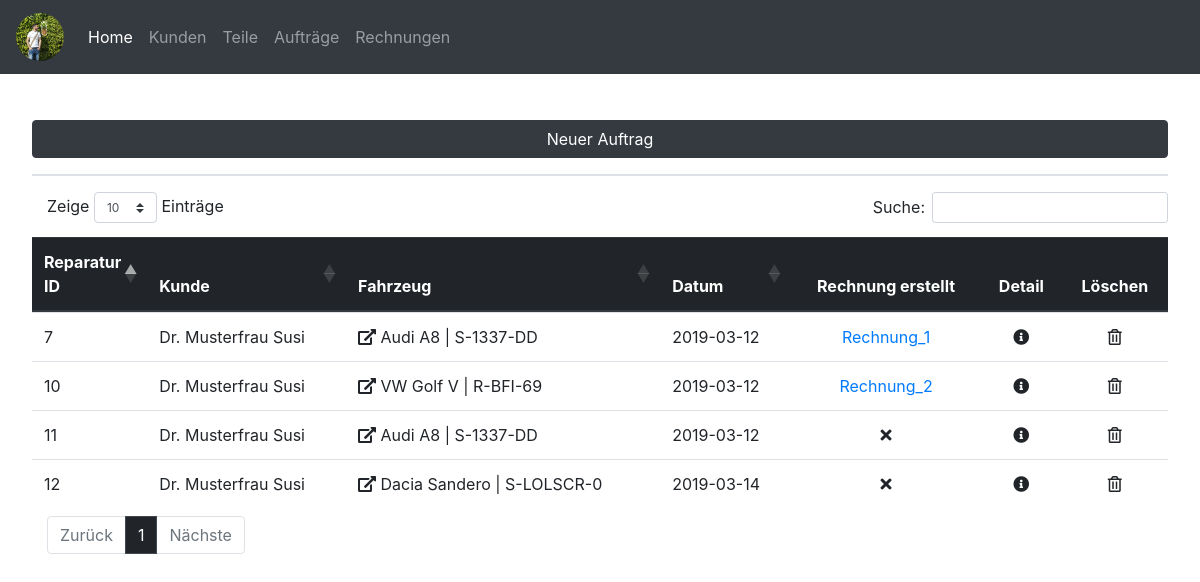
Page /contract_list.php on the earlier database version.
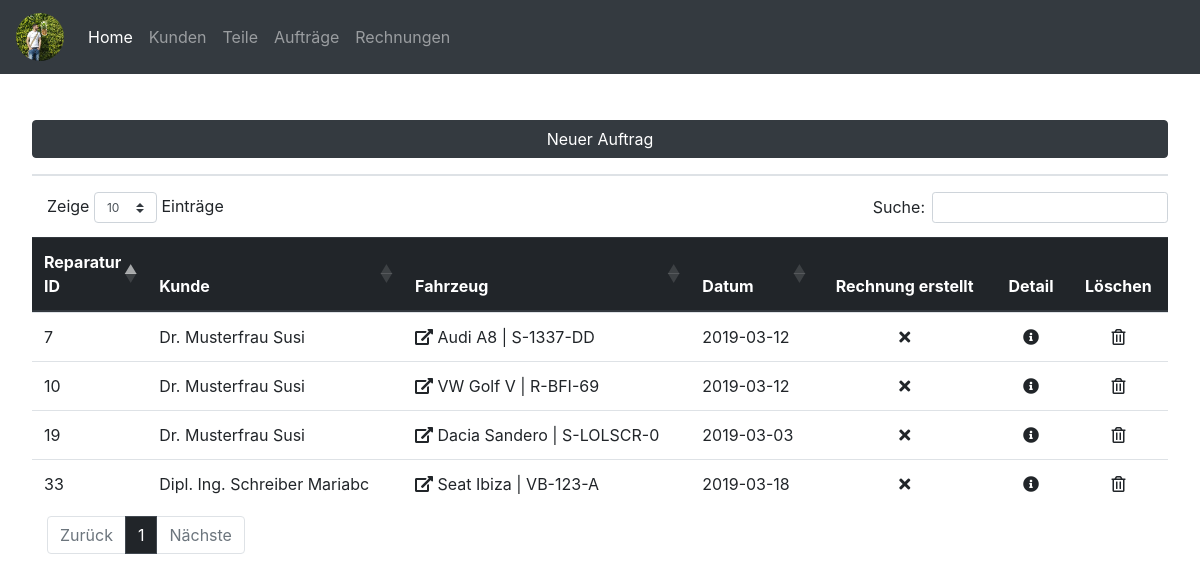
Same page on the later database version.
### tables this page shows
CREATE TABLE `reparatur` (
  `repid` int(11) NOT NULL,
  `fzid` int(11) NOT NULL,
  `datum` date NOT NULL,
  `rechnungerstellt` tinyint(1) NOT NULL
);

CREATE TABLE `kunde` (
  `kundennummer` int(10) NOT NULL,
  `anrede` varchar(15) NOT NULL,
  `titel` varchar(10) NOT NULL,
  `vorname` varchar(20) NOT NULL,
  `nachname` varchar(20) NOT NULL,
  `gebdat` date NOT NULL,
  `strasse` varchar(50) NOT NULL,
  `plz` int(10) NOT NULL,
  `ort` varchar(50) NOT NULL,
  `telefon` varchar(20) NOT NULL,
  `email` varchar(50) NOT NULL,
  `newsletter` tinyint(1) NOT NULL,
  `kommentar` text NOT NULL,
  `kundeseit` date NOT NULL
);

CREATE TABLE `fahrzeug` (
  `fzid` int(11) NOT NULL,
  `kundeid` int(11) NOT NULL,
  `marke` varchar(20) NOT NULL,
  `type` varchar(20) NOT NULL,
  `kennzeichen` varchar(10) NOT NULL,
  `fahrgestellnummer` varchar(30) NOT NULL,
  `nationalcode` varchar(20) NOT NULL,
  `motorkennzeichen` varchar(4) NOT NULL,
  `getriebekennzeichen` varchar(20) NOT NULL,
  `farbe` varchar(20) NOT NULL,
  `treibstoff` varchar(20) NOT NULL,
  `leistung` int(3) NOT NULL,
  `hubraum` int(5) NOT NULL,
  `erstzulassung` date NOT NULL
);

CREATE TABLE `rechnung` (
  `rechnungid` int(11) NOT NULL,
  `repid` int(11) DEFAULT NULL,
  `rechnungsnummer` int(11) NOT NULL,
  `rechnungsdatum` date NOT NULL,
  `kundenid` int(11) NOT NULL,
  `fahrzeugid` int(11) NOT NULL,
  `summe` float NOT NULL,
  `status` varchar(20) NOT NULL
);

### contract_list.php (the view, shortened to what this page needs)
<?php include_once('connection.php') ?>
<?php include('header.php') ?>
<?php
$sql ="SELECT * FROM `reparatur`";
$result = $pdo->query($sql);
echo" <button type='button' class='btn btn-dark btn-new-car mb-3 mb-lg-0' data-toggle='modal' data-target='#contractnewmodal'>Neuer Auftrag</button><br /><hr />";
echo "<table id='contracttable' class='display table table-hover'>";
echo "<thead class='thead-dark'>";
echo "<tr>";
echo "<th>Reparatur ID</th>";
echo "<th>Kunde</th>";
echo "<th>Fahrzeug</th>";
echo "<th>Datum</th>";
echo "<th><center>Rechnung erstellt</center></th>";
echo "<th><center>Detail</center></th>";
echo "<th><center>Löschen</center></th>";
echo "</tr>";
echo "</thead>";
echo "<tbody>";
while($row = $result->fetch())
{
    $sql2 ="SELECT * FROM `fahrzeug` WHERE `fzid`=".$row['fzid'];
    $result2 = $pdo->query($sql2);
    while($row2 = $result2->fetch())
    {
        $kundenid = $row2['kundeid'];
        $marke = $row2['marke'];
        $type = $row2['type'];
        $kennzeichen = $row2['kennzeichen'];
    }
    echo "<tr href='contract_detail.php?repid=" . $row['repid']."'>";
    echo "<td class='td-maxw-10'>".$row["repid"]."</td>";
    $sql3 = "SELECT titel, vorname, nachname FROM kunde WHERE kundennummer = $kundenid";
    foreach ($pdo->query($sql3) as $row3) {
        echo '<td>' . $row3['titel'] . ' ' . $row3['nachname'] . ' ' . $row3['vorname'] . '</td>';
    }
    if(isset($kundenid))
    {
        echo "<td><i class='fas fa-external-link-alt'></i></i> <a class='carlink' href='customer_detail.php?kundennummer=" . $kundenid."'>".$marke . ' ' . $type . ' | ' .$kennzeichen."</a></td>";
    }
    else
    {
        echo "<td>".$row["fzid"]."</td>";
    }
    echo "<td>".$row["datum"]."</td>";
    $sqlrechnungsnummer = "SELECT rechnung.rechnungsnummer FROM rechnung LEFT JOIN reparatur ON rechnung.repid = reparatur.repid WHERE rechnung.repid = {$row['repid']}";
    $stmtrechnungsnummer = $pdo->prepare($sqlrechnungsnummer);
    $stmtrechnungsnummer->execute();
    $resultrechnungsnummer = $stmtrechnungsnummer->fetch();
    if ($row["rechnungerstellt"] == 0) {
            echo "<td><center><i class='fas fa-times'></i></center></td>";
        } else {
            echo "<td><center><a href='invoices/Rechnung_" . $resultrechnungsnummer['rechnungsnummer'] . ".pdf'>Rechnung_" . $resultrechnungsnummer['rechnungsnummer'] . "</a></center></td>";
        };
    echo "<td><a href='contract_detail.php?repid=".$row['repid']."'><center><i class='fas fa-info-circle'></i></center></a></td>";
    echo '<td><a style="cursor: pointer;" class="" data-toggle="modal" data-target="#contractdeletemodal' .$row['repid']. '"><center><i class="far fa-trash-alt"></i></center></a></td>';
    echo "</tr>"; ?>
<?php }
echo "</tbody>";
echo "</table>";
?>
<?php include('footer.php') ?>

Differences in the rows shown:
removed reparatur: repid "11", fzid.marke "Audi", fzid.type "A8", fzid.kennzeichen "S-1337-DD", datum "2019-03-12", rechnungerstellt 0 (drawn), kunde (titel "Dr.", nachname "Musterfrau", vorname "Susi")
removed reparatur: repid "12", fzid.marke "Dacia", fzid.type "Sandero", fzid.kennzeichen "S-LOLSCR-0", datum "2019-03-14", rechnungerstellt 0 (drawn), kunde (titel "Dr.", nachname "Musterfrau", vorname "Susi")
changed reparatur "Audi": rechnungerstellt 1 → 0 (drawn); rechnung.rechnungsnummer "1" → (not shown)
changed reparatur "VW": rechnungerstellt 1 → 0 (drawn); rechnung.rechnungsnummer "2" → (not shown)
added reparatur: repid "19", fzid.marke "Dacia", fzid.type "Sandero", fzid.kennzeichen "S-LOLSCR-0", datum "2019-03-03", rechnungerstellt 0 (drawn), kunde (titel "Dr.", nachname "Musterfrau", vorname "Susi")
added reparatur: repid "33", fzid.marke "Seat", fzid.type "Ibiza", fzid.kennzeichen "VB-123-A", datum "2019-03-18", rechnungerstellt 0 (drawn)
now on this page (row unchanged): kunde: titel "Dipl. Ing.", nachname "Schreiber", vorname "Mariabc", shown under "33"
